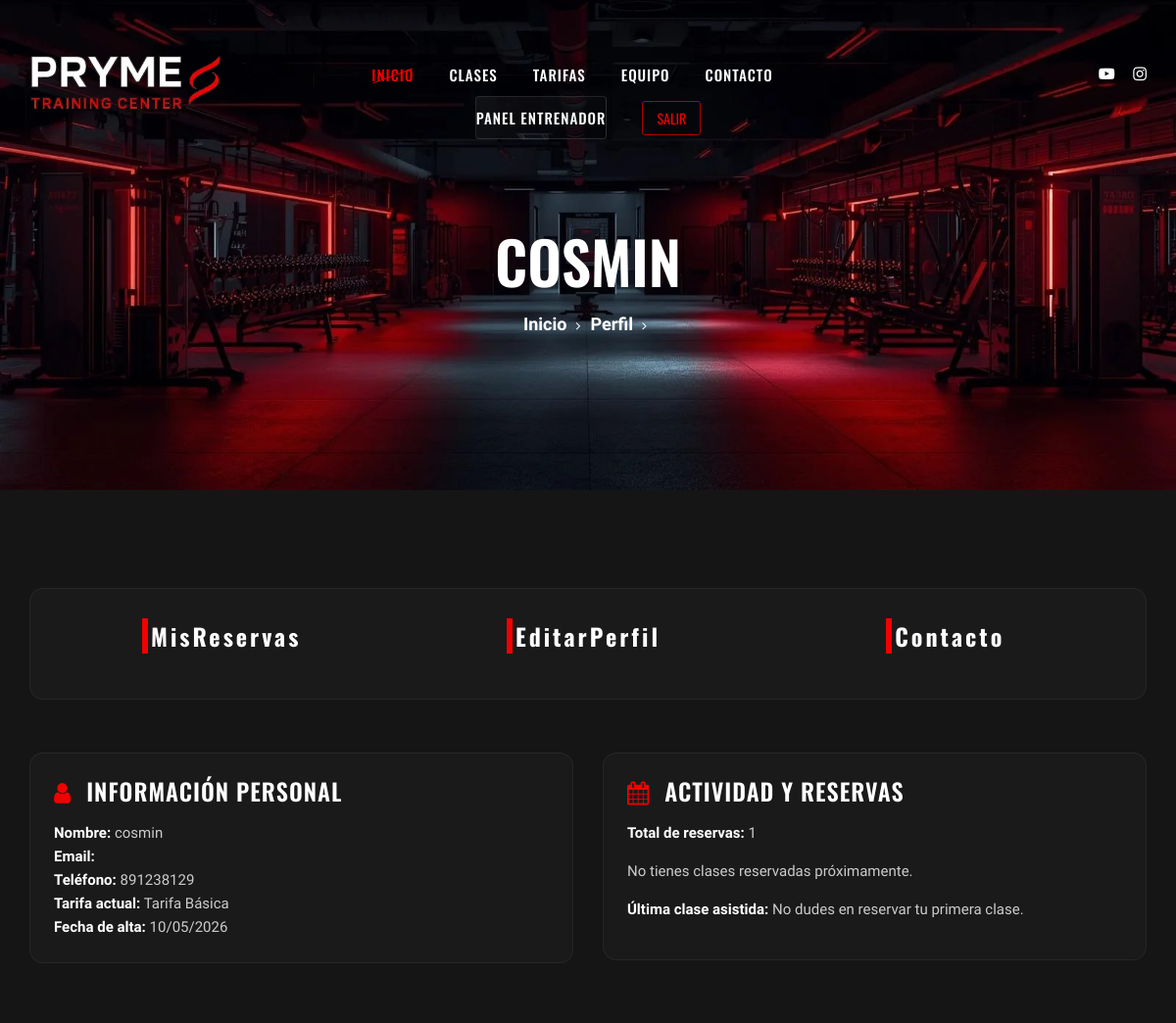
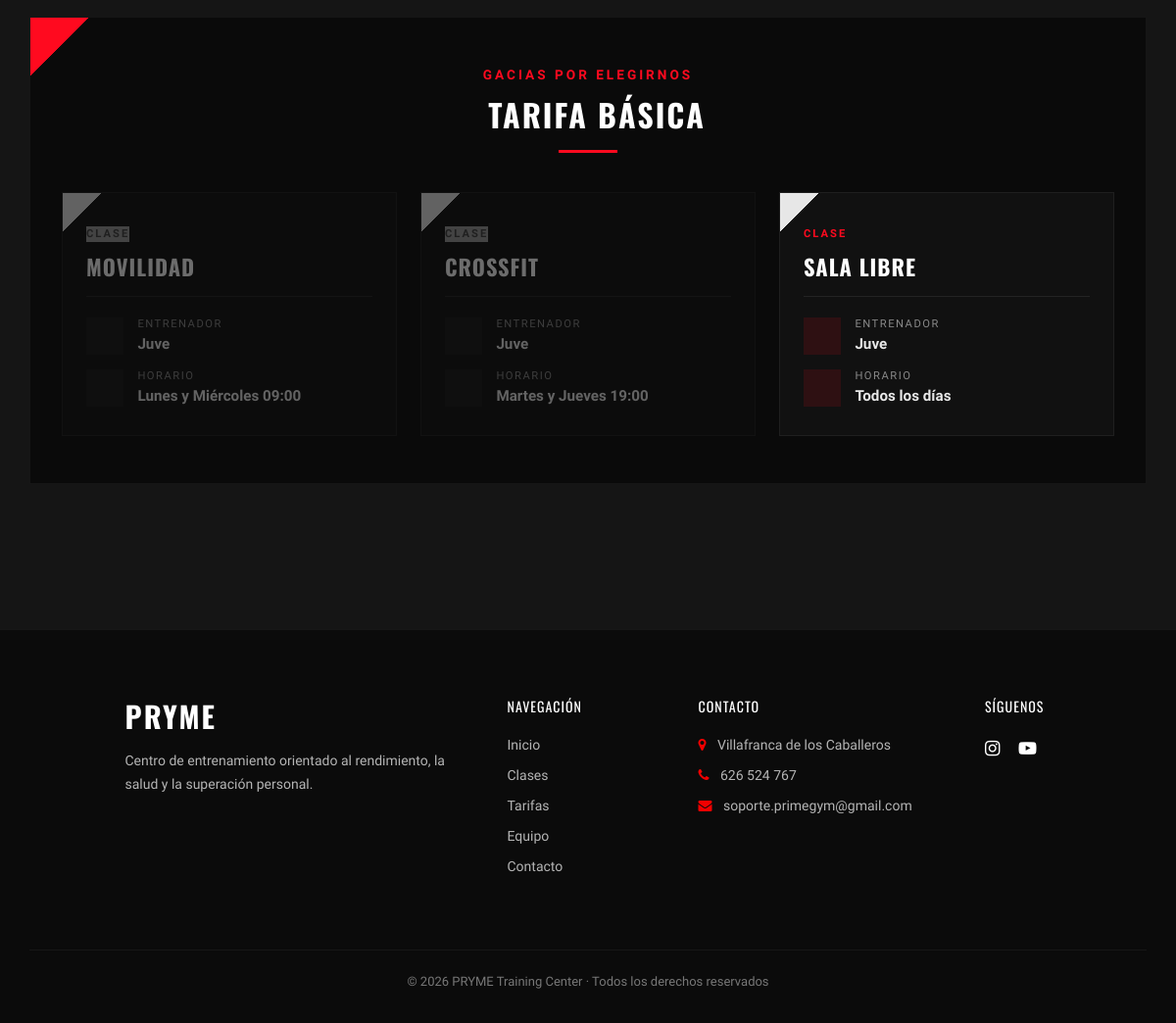
The app's page /perfil/ (signed in) with its own data (2 pictures, top to bottom).
### gimnasio/models.py (models this page shows, shortened)
class Cliente(models.Model):
    user = models.OneToOneField(User, on_delete=models.CASCADE)
    telefono = models.CharField(max_length=20, blank=True)
    tarifa = models.ForeignKey(Tarifa, on_delete=models.SET_NULL, null=True, blank=True)
    fecha_registro = models.DateField(auto_now_add=True)
    @property
    def nombre(self):
        return self.user.username
    @property
    def email(self):
        return self.user.email

class Tarifa(models.Model):
    nombre = models.CharField(max_length=50)
    precio = models.DecimalField(max_digits=10, decimal_places=2)
    duracion_meses = models.IntegerField()
    descripcion = models.TextField(blank=True, null=True)
    def __str__(self):
        return self.nombre

class Clase(models.Model):
    nombre = models.CharField(max_length=100)
    descripcion = models.TextField(blank=True, null=True)
    horario = models.CharField(max_length=50)
    entrenador = models.ForeignKey(Entrenador, on_delete=models.SET_NULL, null=True, related_name="clases")
    tarifas = models.ManyToManyField(Tarifa, related_name="clases")
    capacidad = models.IntegerField(default=20)

class Entrenador(models.Model):
    ROLES = (
        ('admin', 'Administrador'),
        ('empleado', 'Empleado'),
    )
    user = models.OneToOneField(User, on_delete=models.CASCADE)
    telefono = models.CharField(max_length=20, blank=True)
    especialidad = models.CharField(max_length=100)
    rol = models.CharField(max_length=20, choices=ROLES, default='empleado')
    @property
    def nombre(self):
        return self.user.username

### perfil/views.py (the view)
# urls.py: path('', views.dashboard, name='dashboard'),
@login_required
def dashboard(request):
    cliente = get_cliente_actual(request)
    clases = Clase.objects.all().prefetch_related('tarifas')
    for clase in clases:
        clase.disponible = cliente.tarifa in clase.tarifas.all()
    reservas = cliente.reservas.all().order_by('fecha_reserva')
    proxima_reserva = reservas.filter(
        fecha_reserva__gte=date.today(),
        estado='reservada'
    ).first()
    ultima_asistencia = reservas.filter(
        estado='asistio'
    ).order_by('-fecha_reserva').first()
    context = {
        'cliente': cliente,
        'tarifa': cliente.tarifa,
        'num_reservas': reservas.count(),
        'proxima_reserva': proxima_reserva,
        'ultima_asistencia': ultima_asistencia,
        'clases': clases,
    }
    return render(request, 'perfil/dashboard.html', context)

### perfil/templates/perfil/dashboard.html
{% extends 'perfil/components/base_perfil.html' %}
{% block contenido %}
<div class="row">
    <div class="col-lg-12">
        {% include 'perfil/components/acciones_rapidas.html' %}
    </div>
</div>
<div class="row">
    <div class="col-lg-6 mb-4">
        {% include 'perfil/components/resumen_cliente.html' %}
    </div>
    <div class="col-lg-6 mb-4">
        {% include 'perfil/components/resumen_reservas.html' %}
    </div>
</div>
<div class="row">
    <div class="col-lg-12 mb-4">
        {% include 'perfil/components/clases_disponibles.html' %}
    </div>
</div>
{% endblock %}

### perfil/templates/perfil/components/base_perfil.html (shortened to what this page needs)
{% load static %}
<!DOCTYPE html>
<html lang="zxx">
<head>
    <link rel="stylesheet" href="{% static 'css/bootstrap.min.css' %}" type="text/css">
    <link rel="stylesheet" href="{% static 'css/font-awesome.min.css' %}" type="text/css">
    <link rel="stylesheet" href="{% static 'css/flaticon.css' %}" type="text/css">
    <link rel="stylesheet" href="{% static 'css/owl.carousel.min.css' %}" type="text/css">
    <link rel="stylesheet" href="{% static 'css/barfiller.css' %}" type="text/css">
    <link rel="stylesheet" href="{% static 'css/magnific-popup.css' %}" type="text/css">
    <link rel="stylesheet" href="{% static 'css/slicknav.min.css' %}" type="text/css">
    <link rel="stylesheet" href="{% static 'css/style.css' %}" type="text/css">
    <link rel="stylesheet" href="{% static 'css/perfil/style_perfil.css' %}" type="text/css">
    <link rel="stylesheet" href="https://unpkg.com/aos@next/dist/aos.css" />
</head>
<body>
    <header class="header-section">
        <div class="container-fluid">
            <div class="row">
                <div class="col-lg-3" data-aos="fade-down">
                    <div class="logo">
                        <a href="{% url 'main' %}">
                            <img src="{% static 'img/logo.webp' %}" alt="Prime Gym Logo">
                        </a>
                    </div>
                </div>
                <div class="col-lg-6" data-aos="fade-down" data-aos-delay="100">
                    <nav class="nav-menu">
                        <ul>
                            <li class="active"><a href="{% url 'main' %}">Inicio</a></li>
                            <li><a href="{% url 'clases' %}">Clases</a></li>
                            <li><a href="{% url 'tarifas' %}">Tarifas</a></li>
                            <li><a href="{% url 'equipo' %}">Equipo</a></li>
                            <li><a href="{% url 'contacto' %}">Contacto</a></li>
                            {% if request.user.is_authenticated %}
                                {% if request.user.is_staff %}
                                    <li><a href="{% url 'entrenador:panel' %}" class="nav-profile">Panel entrenador</a></li>
                                {% else %}
                                    <li><a href="{% url 'perfil:dashboard' %}" class="nav-profile">Perfil de Usuario</a></li>
                                {% endif %}
                                    <li>
                                        <form method="post" action="{% url 'logout' %}">
                                            <button type="submit" class="logout-btn">
                                                Salir
                                            </button>
                                        </form>
                                    </li>
                            {% else %}
                                <li><a href="{% url 'login' %}" class="nav-auth">Iniciar sesión</a></li>
                                <li><a href="{% url 'register'%} " class="nav-auth-btn">Registrarse</a></li>
                            {% endif %}
                        </ul>
                    </nav>
                </div>
                <div class="col-lg-3" data-aos="fade-down" data-aos-delay="200">
                    <div class="top-option">
                        <div class="to-social">
                            <a href="#"><i class="fa fa-youtube-play"></i></a>
                            <a href="#"><i class="fa fa-instagram"></i></a>
                        </div>
                    </div>
                </div>
            </div>
        </div>
    </header>
<section class="breadcrumb-section set-bg" data-setbg="{% static 'img/breadcrumb-bg.webp' %}">
    <div class="container">
        <div class="row">
            <div class="col-lg-12 text-center">
                <div class="breadcrumb-text">
                    <h2 data-aos="fade-right" data-aos-delay="300"> {{cliente.nombre}}</h2>
                    <div class="bt-option" data-aos="fade-left" data-aos-delay="400">
                        <a href="{% url 'main' %}">Inicio</a>
                        <a href="{% url 'perfil:dashboard'%}">Perfil</a>
                    </div>
                </div>
            </div>
        </div>
    </div>
</section>
<section class="spad">
    <div class="container">
        {% block contenido %}
        {% endblock %}
    </div>
</section>
<footer class="footer-section">
    <div class="container">
        <div class="row justify-content-center">
            <div class="col-lg-4 col-md-6 mb-4">
                <div class="footer-brand">
                    <h3>PRYME</h3>
                    <p>
                        Centro de entrenamiento orientado al rendimiento,
                        la salud y la superación personal.
                    </p>
                </div>
            </div>
            <div class="col-lg-2 col-md-6 mb-4">
                <h5 class="footer-title">Navegación</h5>
                <ul class="footer-links">
                    <li><a href="{% url 'main' %}">Inicio</a></li>
                    <li><a href="{% url 'clases' %}">Clases</a></li>
                    <li><a href="{% url 'tarifas' %}">Tarifas</a></li>
                    <li><a href="{% url 'equipo' %}">Equipo</a></li>
                    <li><a href="{% url 'contacto' %}">Contacto</a></li>
                </ul>
            </div>
            <div class="col-lg-3 col-md-6 mb-4">
                <h5 class="footer-title">Contacto</h5>
                <ul class="footer-contact">
                    <li><i class="fa fa-map-marker"></i> Villafranca de los Caballeros</li>
                    <li><i class="fa fa-phone"></i> 626 524 767</li>
                    <li><i class="fa fa-envelope"></i> soporte.primegym@gmail.com</li>
                </ul>
            </div>
            <div class="col-xl-1 col-lg-3 col-md-4 mb-4">
                <h5 class="footer-title">Síguenos</h5>
                <div class="footer-social">
                    <a href="#"><i class="fa fa-instagram"></i></a>
                    <a href="#"><i class="fa fa-youtube-play"></i></a>
                </div>
            </div>
        </div>
        <div class="footer-bottom text-center">
            <p>
                ©
                PRYME Training Center · Todos los derechos reservados
            </p>
        </div>
    </div>
</footer>
</body>
</html>

### perfil/templates/perfil/components/resumen_cliente.html
<div class="row mb-4">
    <div class="col-lg-12">
        <div class="class-item p-4">
            <h4 class="mb-3">
                <i class="fa fa-user"></i> Información personal
            </h4>
            <ul class="list-unstyled">
                <li>
                    <strong>Nombre:</strong> {{ cliente.nombre }}
                </li>
                <li>
                    <strong>Email:</strong> {{ cliente.email }}
                </li>
                {% if cliente.telefono %}
                <li>
                    <strong>Teléfono:</strong> {{ cliente.telefono }}
                </li>
                {% endif %}
                <li>
                    <strong>Tarifa actual:</strong> {{ cliente.tarifa.nombre }}
                </li>
                <li>
                    <strong>Fecha de alta:</strong> {{ cliente.fecha_registro|date:"d/m/Y" }}
                </li>
            </ul>
        </div>
    </div>
</div>

### perfil/templates/perfil/components/clases_disponibles.html (shortened to what this page needs)
<div class="row mb-4">
    <div class="col-lg-12">
        <div class="clases-disponibles-section">
            <div class="clases-header">
                <span class="clases-subtitle">GACIAS POR ELEGIRNOS</span>
                <h4 class="clases-title">
                    {% if cliente.tarifa == None %}
                        No tienes tarifa
                    {% else %}
                        {{ cliente.tarifa }}
                    {% endif %}
                </h4>
                <div class="clases-divider"></div>
            </div>
            {% if clases %}
                <div class="clases-grid">
                    {% for clase in clases %}
                        <div class="clase-card {% if not clase.disponible %}clase-card--disabled{% endif %}">
                            <div class="clase-card-body">
                                <span class="clase-tag">CLASE</span>
                                <h5 class="clase-nombre">{{ clase.nombre }}</h5>
                                <div class="clase-info">
                                    <div class="clase-info-item">
                                        <i class="fa fa-user-tie"></i>
                                        <div>
                                            <span class="clase-info-label">Entrenador</span>
                                            <span class="clase-info-value">{{ clase.entrenador.nombre }}</span>
                                        </div>
                                    </div>
                                    <div class="clase-info-item">
                                        <i class="fa fa-clock"></i>
                                        <div>
                                            <span class="clase-info-label">Horario</span>
                                            <span class="clase-info-value">{{ clase.horario }}</span>
                                        </div>
                                    </div>
                                </div>
                            </div>
                        </div>
                    {% endfor %}
                </div>
            {% else %}
                <div class="clases-empty">
                    <i class="fa fa-circle-exclamation"></i>
                    <p>No hay clases disponibles para tu tarifa.</p>
                </div>
            {% endif %}
        </div>
    </div>
</div>

### records on screen
Cliente: nombre "COSMIN", nombre "cosmin", telefono "891238129", tarifa.nombre "Tarifa Básica", fecha_registro "10/05/2026", tarifa "TARIFA BÁSICA"
Clase: nombre "MOVILIDAD", entrenador.nombre "Juve", horario "Lunes y Miércoles 09:00"
Clase: nombre "CROSSFIT", entrenador.nombre "Juve", horario "Martes y Jueves 19:00"
Clase: nombre "SALA LIBRE", entrenador.nombre "Juve", horario "Todos los días"

### other values on screen
{{ num_reservas }} "1"
